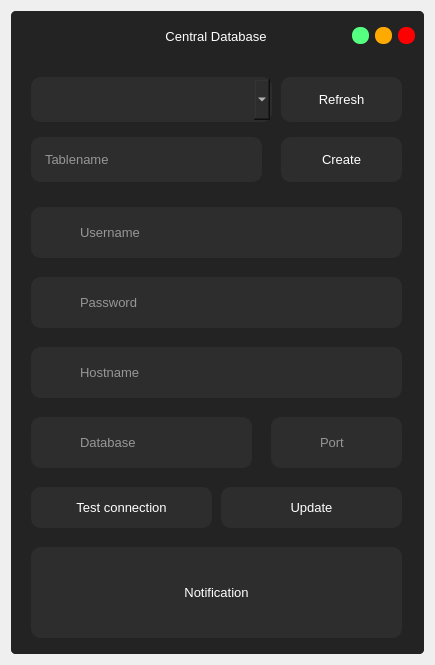
<?xml version="1.0" encoding="UTF-8"?>
<ui version="4.0">
 <class>Database</class>
 <widget class="QDialog" name="Database">
  <property name="geometry">
   <rect>
    <x>0</x>
    <y>0</y>
    <width>435</width>
    <height>665</height>
   </rect>
  </property>
  <property name="minimumSize">
   <size>
    <width>435</width>
    <height>665</height>
   </size>
  </property>
  <property name="maximumSize">
   <size>
    <width>435</width>
    <height>665</height>
   </size>
  </property>
  <property name="windowTitle">
   <string>Dialog</string>
  </property>
  <property name="styleSheet">
   <string notr="true">border-radius:5px;</string>
  </property>
  <layout class="QVBoxLayout" name="verticalLayout">
   <item>
    <widget class="QFrame" name="frame">
     <property name="styleSheet">
      <string notr="true">background-color: rgb(45, 45, 45);</string>
     </property>
     <property name="frameShape">
      <enum>QFrame::NoFrame</enum>
     </property>
     <property name="frameShadow">
      <enum>QFrame::Raised</enum>
     </property>
     <layout class="QVBoxLayout" name="verticalLayout_4">
      <property name="spacing">
       <number>0</number>
      </property>
      <property name="leftMargin">
       <number>0</number>
      </property>
      <property name="topMargin">
       <number>0</number>
      </property>
      <property name="rightMargin">
       <number>0</number>
      </property>
      <property name="bottomMargin">
       <number>0</number>
      </property>
      <item>
       <widget class="QFrame" name="frame_2">
        <property name="styleSheet">
         <string notr="true">QFrame{
	background-color: rgb(35, 35, 35);
	border-radius:5px;
}</string>
        </property>
        <property name="frameShape">
         <enum>QFrame::NoFrame</enum>
        </property>
        <property name="frameShadow">
         <enum>QFrame::Raised</enum>
        </property>
        <layout class="QVBoxLayout" name="verticalLayout_2">
         <property name="leftMargin">
          <number>0</number>
         </property>
         <property name="topMargin">
          <number>0</number>
         </property>
         <property name="rightMargin">
          <number>0</number>
         </property>
         <property name="bottomMargin">
          <number>0</number>
         </property>
         <item>
          <widget class="QFrame" name="frame_3">
           <property name="minimumSize">
            <size>
             <width>0</width>
             <height>40</height>
            </size>
           </property>
           <property name="maximumSize">
            <size>
             <width>16777215</width>
             <height>30</height>
            </size>
           </property>
           <property name="frameShape">
            <enum>QFrame::NoFrame</enum>
           </property>
           <property name="frameShadow">
            <enum>QFrame::Raised</enum>
           </property>
           <layout class="QHBoxLayout" name="horizontalLayout">
            <property name="topMargin">
             <number>0</number>
            </property>
            <property name="bottomMargin">
             <number>0</number>
            </property>
            <item>
             <widget class="QLabel" name="label">
              <property name="minimumSize">
               <size>
                <width>60</width>
                <height>0</height>
               </size>
              </property>
              <property name="maximumSize">
               <size>
                <width>60</width>
                <height>16777215</height>
               </size>
              </property>
              <property name="text">
               <string/>
              </property>
              <property name="pixmap">
               <pixmap resource="../resource/asset.qrc">:/icons/asset/database.svg</pixmap>
              </property>
             </widget>
            </item>
            <item>
             <widget class="QLabel" name="label_2">
              <property name="font">
               <font>
                <family>Arial</family>
                <pointsize>10</pointsize>
               </font>
              </property>
              <property name="styleSheet">
               <string notr="true">QLabel{
	color: rgb(255, 255, 255);
}</string>
              </property>
              <property name="text">
               <string>Central Database</string>
              </property>
              <property name="alignment">
               <set>Qt::AlignCenter</set>
              </property>
             </widget>
            </item>
            <item>
             <widget class="QPushButton" name="btn_minimize">
              <property name="minimumSize">
               <size>
                <width>16</width>
                <height>16</height>
               </size>
              </property>
              <property name="maximumSize">
               <size>
                <width>17</width>
                <height>17</height>
               </size>
              </property>
              <property name="styleSheet">
               <string notr="true">QPushButton{
	background-color: rgb(85, 255, 127);
	border:none;
	border-radius: 8px;
}

QPushButton:hover{	
	background-color: rgba(85, 255, 127,150);
	
}</string>
              </property>
              <property name="text">
               <string/>
              </property>
             </widget>
            </item>
            <item>
             <widget class="QPushButton" name="btn_maximize">
              <property name="minimumSize">
               <size>
                <width>16</width>
                <height>16</height>
               </size>
              </property>
              <property name="maximumSize">
               <size>
                <width>17</width>
                <height>17</height>
               </size>
              </property>
              <property name="styleSheet">
               <string notr="true">QPushButton{
	
	background-color: rgb(255, 170, 0);
	border:none;
	border-radius: 8px;
}

QPushButton:hover{	
	background-color: rgba(255, 170, 0,150);
	
}</string>
              </property>
              <property name="text">
               <string/>
              </property>
             </widget>
            </item>
            <item>
             <widget class="QPushButton" name="btn_close">
              <property name="minimumSize">
               <size>
                <width>16</width>
                <height>16</height>
               </size>
              </property>
              <property name="maximumSize">
               <size>
                <width>17</width>
                <height>17</height>
               </size>
              </property>
              <property name="styleSheet">
               <string notr="true">QPushButton{
	background-color: rgb(255, 0, 0);
	border:none;
	border-radius: 8px;
}

QPushButton:hover{	
	background-color: rgba(255, 0, 0,150);
	
}</string>
              </property>
              <property name="text">
               <string/>
              </property>
             </widget>
            </item>
           </layout>
          </widget>
         </item>
         <item>
          <widget class="QFrame" name="frame_4">
           <property name="frameShape">
            <enum>QFrame::NoFrame</enum>
           </property>
           <property name="frameShadow">
            <enum>QFrame::Raised</enum>
           </property>
           <widget class="QLineEdit" name="username">
            <property name="geometry">
             <rect>
              <x>20</x>
              <y>150</y>
              <width>371</width>
              <height>51</height>
             </rect>
            </property>
            <property name="maximumSize">
             <size>
              <width>371</width>
              <height>51</height>
             </size>
            </property>
            <property name="font">
             <font>
              <pointsize>10</pointsize>
             </font>
            </property>
            <property name="tabletTracking">
             <bool>true</bool>
            </property>
            <property name="styleSheet">
             <string notr="true">QLineEdit{
	color: rgb(255, 255, 255);
	border: 2px solid  rgb(45, 45, 45);
	border-radius:10px;
	padding-left: 45px;
}

QLineEdit:hover{
	border:2px solid rgb(35, 35, 35);
}

QLineEdit:focus{
	border:2px solid rgb(255, 255, 255);
}</string>
            </property>
            <property name="placeholderText">
             <string>Username</string>
            </property>
            <property name="clearButtonEnabled">
             <bool>true</bool>
            </property>
           </widget>
           <widget class="QLabel" name="label_36">
            <property name="geometry">
             <rect>
              <x>30</x>
              <y>160</y>
              <width>31</width>
              <height>31</height>
             </rect>
            </property>
            <property name="styleSheet">
             <string notr="true">background-color: rgb(45, 45, 45);</string>
            </property>
            <property name="text">
             <string/>
            </property>
            <property name="pixmap">
             <pixmap resource="../resource/asset.qrc">:/icons/asset/user.svg</pixmap>
            </property>
           </widget>
           <widget class="QLineEdit" name="password">
            <property name="geometry">
             <rect>
              <x>20</x>
              <y>220</y>
              <width>371</width>
              <height>51</height>
             </rect>
            </property>
            <property name="maximumSize">
             <size>
              <width>371</width>
              <height>51</height>
             </size>
            </property>
            <property name="font">
             <font>
              <pointsize>10</pointsize>
             </font>
            </property>
            <property name="tabletTracking">
             <bool>true</bool>
            </property>
            <property name="styleSheet">
             <string notr="true">QLineEdit{
	color: rgb(255, 255, 255);
	border: 2px solid  rgb(45, 45, 45);
	border-radius:10px;
	padding-left: 45px;
}

QLineEdit:hover{
	border:2px solid rgb(35, 35, 35);
}

QLineEdit:focus{
	border:2px solid rgb(255, 255, 255);
}</string>
            </property>
            <property name="echoMode">
             <enum>QLineEdit::PasswordEchoOnEdit</enum>
            </property>
            <property name="placeholderText">
             <string>Password</string>
            </property>
            <property name="clearButtonEnabled">
             <bool>true</bool>
            </property>
           </widget>
           <widget class="QLabel" name="label_37">
            <property name="geometry">
             <rect>
              <x>30</x>
              <y>230</y>
              <width>31</width>
              <height>31</height>
             </rect>
            </property>
            <property name="styleSheet">
             <string notr="true">background-color: rgb(45, 45, 45);</string>
            </property>
            <property name="text">
             <string/>
            </property>
            <property name="pixmap">
             <pixmap resource="../resource/asset.qrc">:/icons/asset/lock.svg</pixmap>
            </property>
           </widget>
           <widget class="QLineEdit" name="hostname">
            <property name="geometry">
             <rect>
              <x>20</x>
              <y>290</y>
              <width>371</width>
              <height>51</height>
             </rect>
            </property>
            <property name="maximumSize">
             <size>
              <width>371</width>
              <height>51</height>
             </size>
            </property>
            <property name="font">
             <font>
              <pointsize>10</pointsize>
             </font>
            </property>
            <property name="tabletTracking">
             <bool>true</bool>
            </property>
            <property name="styleSheet">
             <string notr="true">QLineEdit{
	color: rgb(255, 255, 255);
	border: 2px solid  rgb(45, 45, 45);
	border-radius:10px;
	padding-left: 45px;
}

QLineEdit:hover{
	border:2px solid rgb(35, 35, 35);
}

QLineEdit:focus{
	border:2px solid rgb(255, 255, 255);
}</string>
            </property>
            <property name="placeholderText">
             <string>Hostname</string>
            </property>
            <property name="clearButtonEnabled">
             <bool>true</bool>
            </property>
           </widget>
           <widget class="QLabel" name="label_38">
            <property name="geometry">
             <rect>
              <x>30</x>
              <y>300</y>
              <width>31</width>
              <height>31</height>
             </rect>
            </property>
            <property name="styleSheet">
             <string notr="true">background-color: rgb(45, 45, 45);</string>
            </property>
            <property name="text">
             <string/>
            </property>
            <property name="pixmap">
             <pixmap resource="../resource/asset.qrc">:/icons/asset/external-link.svg</pixmap>
            </property>
           </widget>
           <widget class="QLineEdit" name="database_name">
            <property name="geometry">
             <rect>
              <x>20</x>
              <y>360</y>
              <width>221</width>
              <height>51</height>
             </rect>
            </property>
            <property name="maximumSize">
             <size>
              <width>221</width>
              <height>51</height>
             </size>
            </property>
            <property name="font">
             <font>
              <pointsize>10</pointsize>
             </font>
            </property>
            <property name="tabletTracking">
             <bool>true</bool>
            </property>
            <property name="styleSheet">
             <string notr="true">QLineEdit{
	color: rgb(255, 255, 255);
	border: 2px solid  rgb(45, 45, 45);
	border-radius:10px;
	padding-left: 45px;
}

QLineEdit:hover{
	border:2px solid rgb(35, 35, 35);
}

QLineEdit:focus{
	border:2px solid rgb(255, 255, 255);
}</string>
            </property>
            <property name="placeholderText">
             <string>Database</string>
            </property>
            <property name="clearButtonEnabled">
             <bool>true</bool>
            </property>
           </widget>
           <widget class="QLabel" name="label_39">
            <property name="geometry">
             <rect>
              <x>30</x>
              <y>370</y>
              <width>31</width>
              <height>31</height>
             </rect>
            </property>
            <property name="styleSheet">
             <string notr="true">background-color: rgb(45, 45, 45);</string>
            </property>
            <property name="text">
             <string/>
            </property>
            <property name="pixmap">
             <pixmap resource="../resource/asset.qrc">:/icons/asset/database.svg</pixmap>
            </property>
           </widget>
           <widget class="QPushButton" name="btn_connect_test">
            <property name="geometry">
             <rect>
              <x>20</x>
              <y>430</y>
              <width>181</width>
              <height>41</height>
             </rect>
            </property>
            <property name="maximumSize">
             <size>
              <width>181</width>
              <height>41</height>
             </size>
            </property>
            <property name="font">
             <font>
              <pointsize>10</pointsize>
             </font>
            </property>
            <property name="styleSheet">
             <string notr="true">QPushButton{
	color: rgb(255, 255, 255);
	background-color: rgb(45, 45, 45);
	border:none;
	border-radius: 10px;
}

QPushButton:hover{
	border-radius: 20px;
}

QPushButton:pressed{
	border: 2px solid rgb(255,255,255);	
}</string>
            </property>
            <property name="text">
             <string>Test connection</string>
            </property>
            <property name="icon">
             <iconset resource="../resource/asset.qrc">
              <normaloff>:/icons/asset/link-2.svg</normaloff>:/icons/asset/link-2.svg</iconset>
            </property>
            <property name="iconSize">
             <size>
              <width>30</width>
              <height>30</height>
             </size>
            </property>
            <property name="flat">
             <bool>true</bool>
            </property>
           </widget>
           <widget class="QLabel" name="label_notification">
            <property name="geometry">
             <rect>
              <x>20</x>
              <y>490</y>
              <width>371</width>
              <height>91</height>
             </rect>
            </property>
            <property name="maximumSize">
             <size>
              <width>371</width>
              <height>91</height>
             </size>
            </property>
            <property name="font">
             <font>
              <family>MS Shell Dlg 2</family>
              <pointsize>10</pointsize>
              <weight>50</weight>
              <bold>false</bold>
             </font>
            </property>
            <property name="styleSheet">
             <string notr="true">QLabel{
	color: rgb(255, 255, 255);
	background-color: rgb(45, 45, 45);
	border-radius: 10px;
}</string>
            </property>
            <property name="text">
             <string>Notification</string>
            </property>
            <property name="alignment">
             <set>Qt::AlignCenter</set>
            </property>
            <property name="wordWrap">
             <bool>true</bool>
            </property>
           </widget>
           <widget class="QLineEdit" name="port">
            <property name="geometry">
             <rect>
              <x>260</x>
              <y>360</y>
              <width>131</width>
              <height>51</height>
             </rect>
            </property>
            <property name="font">
             <font>
              <pointsize>10</pointsize>
             </font>
            </property>
            <property name="tabletTracking">
             <bool>true</bool>
            </property>
            <property name="styleSheet">
             <string notr="true">QLineEdit{
	color: rgb(255, 255, 255);
	border: 2px solid  rgb(45, 45, 45);
	border-radius:10px;
	padding-left: 45px;
}

QLineEdit:hover{
	border:2px solid rgb(35, 35, 35);
}

QLineEdit:focus{
	border:2px solid rgb(255, 255, 255);
}</string>
            </property>
            <property name="placeholderText">
             <string>Port</string>
            </property>
            <property name="clearButtonEnabled">
             <bool>true</bool>
            </property>
           </widget>
           <widget class="QLabel" name="label_40">
            <property name="geometry">
             <rect>
              <x>270</x>
              <y>370</y>
              <width>31</width>
              <height>31</height>
             </rect>
            </property>
            <property name="maximumSize">
             <size>
              <width>31</width>
              <height>31</height>
             </size>
            </property>
            <property name="styleSheet">
             <string notr="true">background-color: rgb(45, 45, 45);</string>
            </property>
            <property name="text">
             <string/>
            </property>
            <property name="pixmap">
             <pixmap resource="../resource/asset.qrc">:/icons/asset/power.svg</pixmap>
            </property>
           </widget>
           <widget class="QPushButton" name="btn_update_properties">
            <property name="geometry">
             <rect>
              <x>210</x>
              <y>430</y>
              <width>181</width>
              <height>41</height>
             </rect>
            </property>
            <property name="maximumSize">
             <size>
              <width>181</width>
              <height>41</height>
             </size>
            </property>
            <property name="font">
             <font>
              <pointsize>10</pointsize>
             </font>
            </property>
            <property name="styleSheet">
             <string notr="true">QPushButton{
	color: rgb(255, 255, 255);
	background-color: rgb(45, 45, 45);
	border:none;
	border-radius: 10px;
}

QPushButton:hover{
	border-radius: 20px;
}

QPushButton:pressed{
	border: 2px solid rgb(255,255,255);	
}</string>
            </property>
            <property name="text">
             <string>Update</string>
            </property>
            <property name="icon">
             <iconset resource="../resource/asset.qrc">
              <normaloff>:/icons/asset/repeat.svg</normaloff>:/icons/asset/repeat.svg</iconset>
            </property>
            <property name="iconSize">
             <size>
              <width>30</width>
              <height>30</height>
             </size>
            </property>
            <property name="flat">
             <bool>true</bool>
            </property>
           </widget>
           <widget class="QComboBox" name="database_tables">
            <property name="geometry">
             <rect>
              <x>20</x>
              <y>20</y>
              <width>241</width>
              <height>45</height>
             </rect>
            </property>
            <property name="minimumSize">
             <size>
              <width>0</width>
              <height>45</height>
             </size>
            </property>
            <property name="maximumSize">
             <size>
              <width>371</width>
              <height>40</height>
             </size>
            </property>
            <property name="font">
             <font>
              <pointsize>10</pointsize>
             </font>
            </property>
            <property name="styleSheet">
             <string notr="true">QComboBox{
	color: rgb(255, 255, 255);
	border: 2px solid rgb(45, 45, 45);
	padding-left:10px;
	border-radius: 10px;
}

QLineEdit:hover{
	border:2px solid rgb(35, 35, 35);
}</string>
            </property>
            <property name="editable">
             <bool>false</bool>
            </property>
            <property name="frame">
             <bool>false</bool>
            </property>
           </widget>
           <widget class="QLineEdit" name="central_tablenam">
            <property name="geometry">
             <rect>
              <x>20</x>
              <y>80</y>
              <width>231</width>
              <height>45</height>
             </rect>
            </property>
            <property name="maximumSize">
             <size>
              <width>231</width>
              <height>45</height>
             </size>
            </property>
            <property name="font">
             <font>
              <pointsize>10</pointsize>
             </font>
            </property>
            <property name="tabletTracking">
             <bool>true</bool>
            </property>
            <property name="styleSheet">
             <string notr="true">QLineEdit{
	color: rgb(255, 255, 255);
	border: 2px solid  rgb(45, 45, 45);
	border-radius:10px;
	padding-left: 10px;
}

QLineEdit:hover{
	border:2px solid rgb(35, 35, 35);
}

QLineEdit:focus{
	border:2px solid rgb(255, 255, 255);
}</string>
            </property>
            <property name="placeholderText">
             <string>Tablename</string>
            </property>
            <property name="clearButtonEnabled">
             <bool>true</bool>
            </property>
           </widget>
           <widget class="QPushButton" name="btn_create_central_table">
            <property name="geometry">
             <rect>
              <x>270</x>
              <y>80</y>
              <width>121</width>
              <height>45</height>
             </rect>
            </property>
            <property name="maximumSize">
             <size>
              <width>121</width>
              <height>45</height>
             </size>
            </property>
            <property name="font">
             <font>
              <pointsize>10</pointsize>
             </font>
            </property>
            <property name="styleSheet">
             <string notr="true">QPushButton{
	color: rgb(255, 255, 255);
	background-color: rgb(45, 45, 45);
	border:none;
	border-radius: 10px;
}

QPushButton:hover{
	border-radius: 20px;
}

QPushButton:pressed{
	border: 2px solid rgb(255,255,255);	
}</string>
            </property>
            <property name="text">
             <string>Create</string>
            </property>
            <property name="icon">
             <iconset resource="../resource/asset.qrc">
              <normaloff>:/icons/asset/table.svg</normaloff>:/icons/asset/table.svg</iconset>
            </property>
            <property name="iconSize">
             <size>
              <width>30</width>
              <height>30</height>
             </size>
            </property>
            <property name="flat">
             <bool>true</bool>
            </property>
           </widget>
           <widget class="QPushButton" name="btn_load_tables">
            <property name="geometry">
             <rect>
              <x>270</x>
              <y>20</y>
              <width>121</width>
              <height>45</height>
             </rect>
            </property>
            <property name="minimumSize">
             <size>
              <width>0</width>
              <height>45</height>
             </size>
            </property>
            <property name="font">
             <font>
              <pointsize>10</pointsize>
             </font>
            </property>
            <property name="styleSheet">
             <string notr="true">QPushButton{
	color: rgb(255, 255, 255);
	background-color: rgb(45, 45, 45);
	border:none;
	border-radius: 10px;
}

QPushButton:hover{
	border-radius: 20px;
}

QPushButton:pressed{
	border: 2px solid rgb(255,255,255);	
}</string>
            </property>
            <property name="text">
             <string>Refresh</string>
            </property>
            <property name="iconSize">
             <size>
              <width>30</width>
              <height>30</height>
             </size>
            </property>
            <property name="flat">
             <bool>true</bool>
            </property>
           </widget>
          </widget>
         </item>
        </layout>
       </widget>
      </item>
     </layout>
    </widget>
   </item>
  </layout>
 </widget>
 <resources>
  <include location="../resource/asset.qrc"/>
 </resources>
 <connections/>
</ui>
